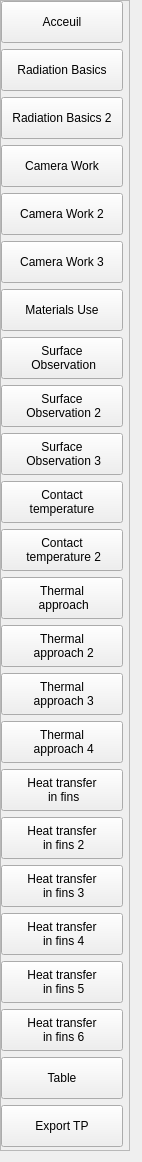
            <widget class="QWidget" name="scrollAreaWidgetContents_2">
             <property name="geometry">
              <rect>
               <x>0</x>
               <y>-584</y>
               <width>125</width>
               <height>1162</height>
              </rect>
             </property>
             <property name="minimumSize">
              <size>
               <width>0</width>
               <height>0</height>
              </size>
             </property>
             <property name="maximumSize">
              <size>
               <width>125</width>
               <height>16777215</height>
              </size>
             </property>
             <layout class="QVBoxLayout" name="verticalLayout_4">
              <property name="leftMargin">
               <number>0</number>
              </property>
              <property name="topMargin">
               <number>0</number>
              </property>
              <property name="rightMargin">
               <number>12</number>
              </property>
              <item>
               <widget class="QFrame" name="frame">
                <property name="minimumSize">
                 <size>
                  <width>130</width>
                  <height>1150</height>
                 </size>
                </property>
                <property name="maximumSize">
                 <size>
                  <width>130</width>
                  <height>16777215</height>
                 </size>
                </property>
                <property name="styleSheet">
                 <string notr="true"/>
                </property>
                <property name="frameShape">
                 <enum>QFrame::StyledPanel</enum>
                </property>
                <property name="frameShadow">
                 <enum>QFrame::Raised</enum>
                </property>
                <layout class="QFormLayout" name="formLayout">
                 <property name="leftMargin">
                  <number>0</number>
                 </property>
                 <property name="topMargin">
                  <number>0</number>
                 </property>
                 <property name="rightMargin">
                  <number>0</number>
                 </property>
                 <property name="bottomMargin">
                  <number>0</number>
                 </property>
                 <item row="0" column="0">
                  <widget class="QPushButton" name="btn_acceuil">
                   <property name="styleSheet">
                    <string notr="true">QPushButton{
	width: 120px;
	height : 40px;
	margin-right : 5px;

	
}
QPushButton:hover{
	background-color: rgb(97, 97, 97);
	color: rgb(255, 255, 255);
}
</string>
                   </property>
                   <property name="text">
                    <string>Acceuil</string>
                   </property>
                  </widget>
                 </item>
                 <item row="1" column="0">
                  <widget class="QPushButton" name="btn_page_2">
                   <property name="styleSheet">
                    <string notr="true">QPushButton{
	width: 120px;
	height : 40px;
	margin-right : 5px;

	
}
QPushButton:hover{
	background-color: rgb(97, 97, 97);
	color: rgb(255, 255, 255);
}
</string>
                   </property>
                   <property name="text">
                    <string>Radiation Basics</string>
                   </property>
                  </widget>
                 </item>
                 <item row="2" column="0">
                  <widget class="QPushButton" name="btn_page_3">
                   <property name="styleSheet">
                    <string notr="true">QPushButton{
	width: 120px;
	height : 40px;
	margin-right : 5px;

	
}
QPushButton:hover{
	background-color: rgb(97, 97, 97);
	color: rgb(255, 255, 255);
}
</string>
                   </property>
                   <property name="text">
                    <string>Radiation Basics 2</string>
                   </property>
                  </widget>
                 </item>
                 <item row="3" column="0">
                  <widget class="QPushButton" name="btn_page_4">
                   <property name="styleSheet">
                    <string notr="true">QPushButton{
	width: 120px;
	height : 40px;
	margin-right : 5px;

	
}
QPushButton:hover{
	background-color: rgb(97, 97, 97);
	color: rgb(255, 255, 255);
}
</string>
                   </property>
                   <property name="text">
                    <string>Camera Work</string>
                   </property>
                  </widget>
                 </item>
                 <item row="4" column="0">
                  <widget class="QPushButton" name="btn_page_5">
                   <property name="styleSheet">
                    <string notr="true">QPushButton{
	width: 120px;
	height : 40px;
	margin-right : 5px;

	
}
QPushButton:hover{
	background-color: rgb(97, 97, 97);
	color: rgb(255, 255, 255);
}
</string>
                   </property>
                   <property name="text">
                    <string>Camera Work 2</string>
                   </property>
                  </widget>
                 </item>
                 <item row="5" column="0">
                  <widget class="QPushButton" name="btn_page_6">
                   <property name="styleSheet">
                    <string notr="true">QPushButton{
	width: 120px;
	height : 40px;
	margin-right : 5px;

	
}
QPushButton:hover{
	background-color: rgb(97, 97, 97);
	color: rgb(255, 255, 255);
}
</string>
                   </property>
                   <property name="text">
                    <string>Camera Work 3</string>
                   </property>
                  </widget>
                 </item>
                 <item row="6" column="0">
                  <widget class="QPushButton" name="btn_page_7">
                   <property name="styleSheet">
                    <string notr="true">QPushButton{
	width: 120px;
	height : 40px;
	margin-right : 5px;

	
}
QPushButton:hover{
	background-color: rgb(97, 97, 97);
	color: rgb(255, 255, 255);
}
</string>
                   </property>
                   <property name="text">
                    <string>Materials Use</string>
                   </property>
                  </widget>
                 </item>
                 <item row="7" column="0">
                  <widget class="QPushButton" name="btn_page_8">
                   <property name="styleSheet">
                    <string notr="true">QPushButton{
	width: 120px;
	height : 40px;
	margin-right : 5px;

	
}
QPushButton:hover{
	background-color: rgb(97, 97, 97);
	color: rgb(255, 255, 255);
}
</string>
                   </property>
                   <property name="text">
                    <string>Surface 
 Observation</string>
                   </property>
                  </widget>
                 </item>
                 <item row="8" column="0">
                  <widget class="QPushButton" name="btn_page_9">
                   <property name="styleSheet">
                    <string notr="true">QPushButton{
	width: 120px;
	height : 40px;
	margin-right : 5px;

	
}
QPushButton:hover{
	background-color: rgb(97, 97, 97);
	color: rgb(255, 255, 255);
}
</string>
                   </property>
                   <property name="text">
                    <string>Surface 
 Observation 2</string>
                   </property>
                  </widget>
                 </item>
                 <item row="9" column="0">
                  <widget class="QPushButton" name="btn_page_10">
                   <property name="styleSheet">
                    <string notr="true">QPushButton{
	width: 120px;
	height : 40px;
	margin-right : 5px;

	
}
QPushButton:hover{
	background-color: rgb(97, 97, 97);
	color: rgb(255, 255, 255);
}

</string>
                   </property>
                   <property name="text">
                    <string>Surface 
 Observation 3</string>
                   </property>
                  </widget>
                 </item>
                 <item row="10" column="0">
                  <widget class="QPushButton" name="btn_page_11">
                   <property name="styleSheet">
                    <string notr="true">QPushButton{
	width: 120px;
	height : 40px;
	margin-right : 5px;

	
}
QPushButton:hover{
	background-color: rgb(97, 97, 97);
	color: rgb(255, 255, 255);
}
</string>
                   </property>
                   <property name="text">
                    <string>Contact 
 temperature </string>
                   </property>
                  </widget>
                 </item>
                 <item row="11" column="0">
                  <widget class="QPushButton" name="btn_page_12">
                   <property name="styleSheet">
                    <string notr="true">QPushButton{
	width: 120px;
	height : 40px;
	margin-right : 5px;

	
}
QPushButton:hover{
	background-color: rgb(97, 97, 97);
	color: rgb(255, 255, 255);
}
</string>
                   </property>
                   <property name="text">
                    <string>Contact 
 temperature 2</string>
                   </property>
                  </widget>
                 </item>
                 <item row="12" column="0">
                  <widget class="QPushButton" name="btn_page_13">
                   <property name="styleSheet">
                    <string notr="true">QPushButton{
	width: 120px;
	height : 40px;
	margin-right : 5px;

	
}
QPushButton:hover{
	background-color: rgb(97, 97, 97);
	color: rgb(255, 255, 255);
}
</string>
                   </property>
                   <property name="text">
                    <string>Thermal 
 approach</string>
                   </property>
                  </widget>
                 </item>
                 <item row="13" column="0">
                  <widget class="QPushButton" name="btn_page_14">
                   <property name="styleSheet">
                    <string notr="true">QPushButton{
	width: 120px;
	height : 40px;
	margin-right : 5px;

	
}
QPushButton:hover{
	background-color: rgb(97, 97, 97);
	color: rgb(255, 255, 255);
}
</string>
                   </property>
                   <property name="text">
                    <string>Thermal 
 approach 2</string>
                   </property>
                  </widget>
                 </item>
                 <item row="14" column="0">
                  <widget class="QPushButton" name="btn_page_15">
                   <property name="styleSheet">
                    <string notr="true">QPushButton{
	width: 120px;
	height : 40px;
	margin-right : 5px;

	
}
QPushButton:hover{
	background-color: rgb(97, 97, 97);
	color: rgb(255, 255, 255);
}</string>
                   </property>
                   <property name="text">
                    <string>Thermal 
 approach 3</string>
                   </property>
                  </widget>
                 </item>
                 <item row="15" column="0">
                  <widget class="QPushButton" name="btn_page_16">
                   <property name="styleSheet">
                    <string notr="true">QPushButton{
	width: 120px;
	height : 40px;
	margin-right : 5px;

	
}
QPushButton:hover{
	background-color: rgb(97, 97, 97);
	color: rgb(255, 255, 255);
}</string>
                   </property>
                   <property name="text">
                    <string>Thermal 
 approach 4</string>
                   </property>
                  </widget>
                 </item>
                 <item row="16" column="0">
                  <widget class="QPushButton" name="btn_page_17">
                   <property name="styleSheet">
                    <string notr="true">QPushButton{
	width: 120px;
	height : 40px;
	margin-right : 5px;

	
}
QPushButton:hover{
	background-color: rgb(97, 97, 97);
	color: rgb(255, 255, 255);
}</string>
                   </property>
                   <property name="text">
                    <string>Heat transfer
 in fins</string>
                   </property>
                  </widget>
                 </item>
                 <item row="17" column="0">
                  <widget class="QPushButton" name="btn_page_18">
                   <property name="styleSheet">
                    <string notr="true">QPushButton{
	width: 120px;
	height : 40px;
	margin-right : 5px;

	
}
QPushButton:hover{
	background-color: rgb(97, 97, 97);
	color: rgb(255, 255, 255);
}
</string>
                   </property>
                   <property name="text">
                    <string>Heat transfer
 in fins 2</string>
                   </property>
                  </widget>
                 </item>
                 <item row="18" column="0">
                  <widget class="QPushButton" name="btn_page_19">
                   <property name="styleSheet">
                    <string notr="true">QPushButton{
	width: 120px;
	height : 40px;
	margin-right : 5px;

	
}
QPushButton:hover{
	background-color: rgb(97, 97, 97);
	color: rgb(255, 255, 255);
}</string>
                   </property>
                   <property name="text">
                    <string>Heat transfer
 in fins 3</string>
                   </property>
                  </widget>
                 </item>
                 <item row="19" column="0">
                  <widget class="QPushButton" name="btn_page_20">
                   <property name="styleSheet">
                    <string notr="true">QPushButton{
	width: 120px;
	height : 40px;
	margin-right : 5px;

	
}
QPushButton:hover{
	background-color: rgb(97, 97, 97);
	color: rgb(255, 255, 255);
}</string>
                   </property>
                   <property name="text">
                    <string>Heat transfer
 in fins 4</string>
                   </property>
                  </widget>
                 </item>
                 <item row="20" column="0">
                  <widget class="QPushButton" name="btn_page_21">
                   <property name="styleSheet">
                    <string notr="true">QPushButton{
	width: 120px;
	height : 40px;
	margin-right : 5px;

	
}
QPushButton:hover{
	background-color: rgb(97, 97, 97);
	color: rgb(255, 255, 255);
}</string>
                   </property>
                   <property name="text">
                    <string>Heat transfer
 in fins 5</string>
                   </property>
                  </widget>
                 </item>
                 <item row="21" column="0">
                  <widget class="QPushButton" name="btn_page_22">
                   <property name="styleSheet">
                    <string notr="true">QPushButton{
	width: 120px;
	height : 40px;
	margin-right : 5px;

	
}
QPushButton:hover{
	background-color: rgb(97, 97, 97);
	color: rgb(255, 255, 255);
}</string>
                   </property>
                   <property name="text">
                    <string>Heat transfer
 in fins 6</string>
                   </property>
                  </widget>
                 </item>
                 <item row="22" column="0">
                  <widget class="QPushButton" name="btn_page_23">
                   <property name="styleSheet">
                    <string notr="true">QPushButton{
	width: 120px;
	height : 40px;
	margin-right : 5px;

	
}
QPushButton:hover{
	background-color: rgb(97, 97, 97);
	color: rgb(255, 255, 255);
}</string>
                   </property>
                   <property name="text">
                    <string>Table</string>
                   </property>
                  </widget>
                 </item>
                 <item row="23" column="0">
                  <widget class="QPushButton" name="btn_page_24">
                   <property name="styleSheet">
                    <string notr="true">QPushButton{
	width: 120px;
	height : 40px;
	margin-right : 5px;

	
}
QPushButton:hover{
	background-color: rgb(97, 97, 97);
	color: rgb(255, 255, 255);
}</string>
                   </property>
                   <property name="text">
                    <string>Export TP</string>
                   </property>
                  </widget>
                 </item>
                </layout>
               </widget>
              </item>
             </layout>
            </widget>
